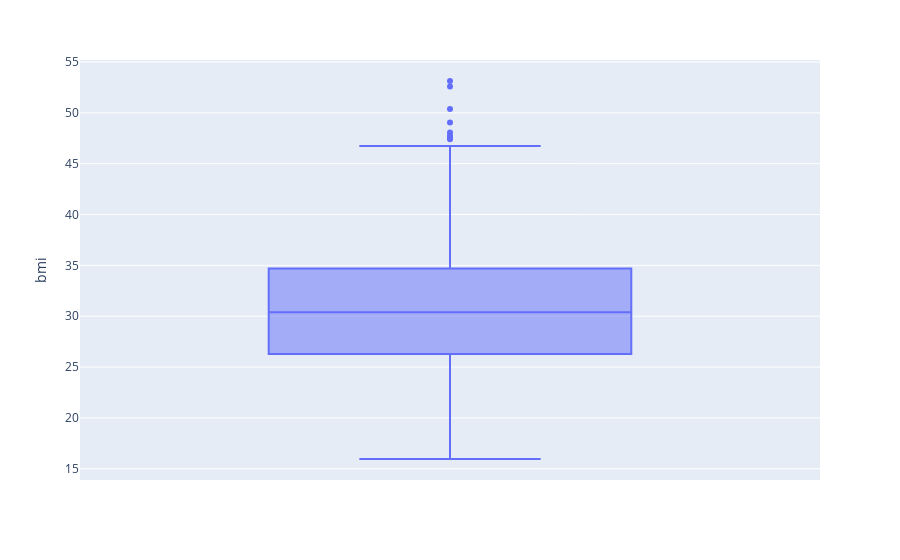

The notebook cell this image was saved under:
### Code cell
boxplot = px.box(df2, y="bmi")
boxplot.show()

### Figure 1 — Plotly figure (JSON) as saved in the notebook; plotly's stock layout.template omitted (floating-point values rounded to 4 significant figures; data arrays with more than 128 entries replaced by an {"elided": "..."} marker saying what was removed)
{"data": [{"alignmentgroup": "True", "hovertemplate": "bmi=%{y}<extra></extra>", "legendgroup": "", "marker": {"color": "#636efa"}, "name": "", "notched": false, "offsetgroup": "", "orientation": "v", "showlegend": false, "type": "box", "x0": " ", "xaxis": "x", "y": {"elided": "1338 float values"}, "y0": " ", "yaxis": "y"}], "layout": {"boxmode": "group", "legend": {"tracegroupgap": 0}, "margin": {"t": 60}, "xaxis": {"anchor": "y", "domain": [0, 1]}, "yaxis": {"anchor": "x", "domain": [0, 1], "title": {"text": "bmi"}}}}
